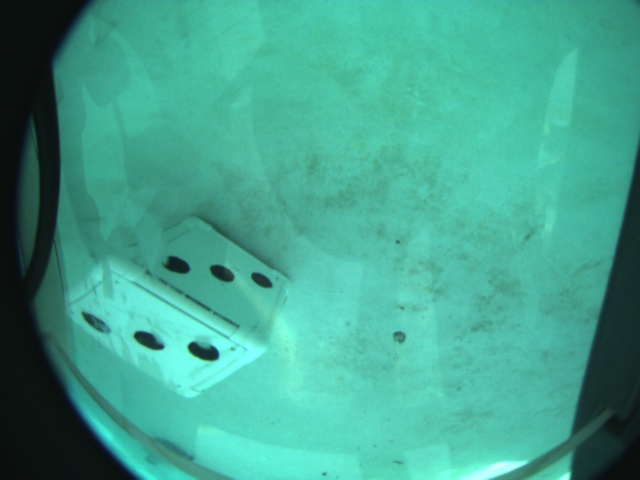
#> input picture modules/sensors/computer_vision/dice_test_data/dice1521499295200.jpg, 640 x 480 px; its folder holds 4 pictures in this run
$ python dice_info_utility.py   (Python 2 division)   (older library calls are emulated)
#> lines starting #> are read from the running program, lines starting #| are printed output that depends on the picture
### modules/sensors/computer_vision/data_utils.py
import cv2
import glob
import random


def get_random_die():
    imgs = []
    for img in glob.glob('dice_test_data/*.jpg'):
        imgs.append(cv2.imread(img))

    return imgs[random.randint(0, len(imgs)-1)]
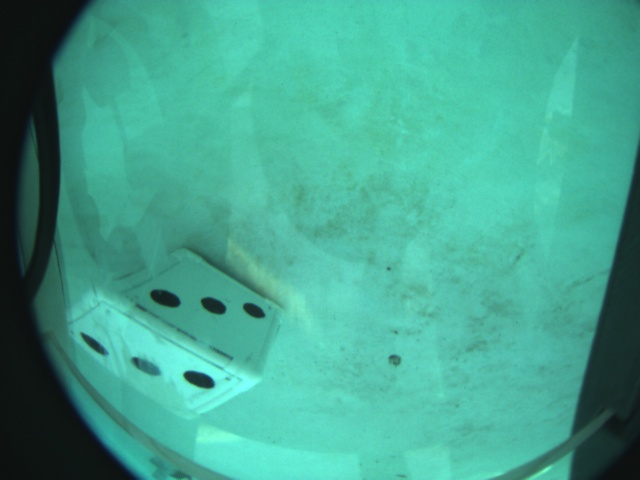
#> returned value: shape (480, 640, 3); mean B, G, R 143.1, 164.1, 68.1

### modules/sensors/computer_vision/DiceClassifier.py
import cv2
from sklearn.externals import joblib

class DiceClassifier:

    def __init__(self):
        self.hog = self.get_hog()
        self.dims = (144,144)
#> (the run stopped early here; a loop or call above may not have finished)
